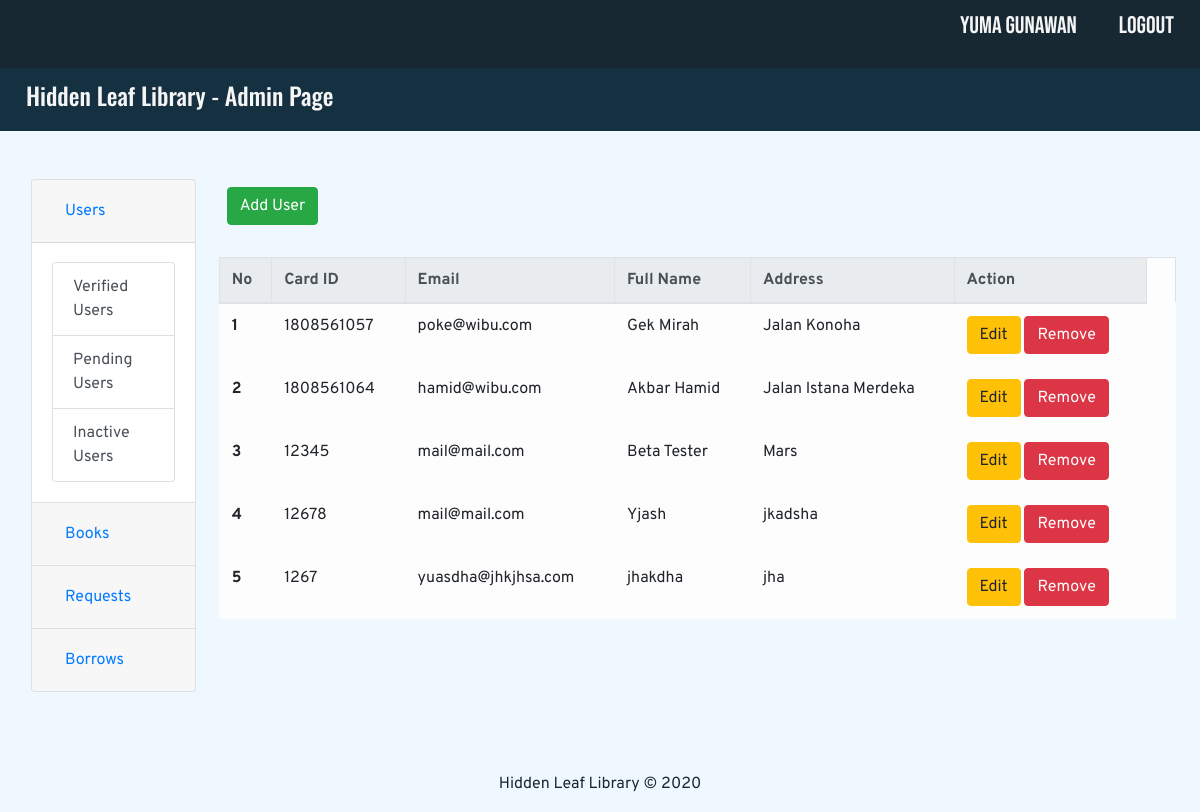
The page /userActive.php (signed in) on the database its author committed.
### tables this page shows
CREATE TABLE `user` (
  `id` int(5) NOT NULL,
  `card_id` varchar(11) NOT NULL,
  `password` varchar(255) NOT NULL,
  `email` varchar(30) NOT NULL,
  `fullname` varchar(30) NOT NULL,
  `address` varchar(50) NOT NULL,
  `level` int(5) NOT NULL,
  `status` int(5) NOT NULL
);

### userActive.php (the view, shortened to what this page needs)
<?php
  include "register.php";
?>
<!DOCTYPE html>
<html lang="en">
<head>
    <link rel="stylesheet" href="https://cdn.jsdelivr.net/npm/bootstrap@4.5.3/dist/css/bootstrap.min.css">
    <link rel="stylesheet" href="css/style.css">
</head>
<body>
    <?php
      include "navbar.php";
    ?>
    <div class="row mt-5 mx-3">
        <?php
            include "adminBar.php";
        ?>
        <div class="col-md mx-auto p-2">
            <button id="add" name="add" class="btn btn-md btn-success mx-2 mb-3" role="button" onclick="showInsert()">Add User</button>
            <?php
                $query = "SELECT * FROM user WHERE level = 2 AND status = 1";
                $res = mysqli_query($con, $query);
                $num = 1;
                if (mysqli_num_rows($res) >= 1) {
                    echo '
                    <div class="row-md mx-auto mb-3">
                    <div class="table-responsive-md">
                    <table class="table table-bordered table-light">
                    <thead class="thead-light">
                        <tr>
                            <th scope="col">No</th>
                            <th scope="col">Card ID</th>
                            <th scope="col">Email</th>
                            <th scope="col">Full Name</th>
                            <th scope="col">Address</th>
                            <th scope="col">Action</th>
                        </tr>
                    </thead>
                    <tbody>';
                    while($data = mysqli_fetch_row($res)){
                        echo '
                        <tr>
                            <th scope="row">' . $num++ . '</th>
                            <td>' . $data[1] . '</td>
                            <td>' . $data[3] . '</td>
                            <td>' . $data[4] . '</td>
                            <td>' . $data[5] . '</td>
                            <td>
                            <a class="btn btn-warning" name="edit" href="userEdit.php?id=' . $data[0] . '">Edit</a>
                            <a class="btn btn-danger" name="remove" href="userInactive.php?id=' . $data[0] . '">Remove</a>
                            <td>
                        </tr>';
                    }
                    echo '
                    </tbody>
                    </table>
                    </div>
                    </div>';
                }
                else{
                    echo '<h2 style="text-center"> No verified user yet. </h2>';
                }
            ?>
        </div>
    </div>
    <?php
      include "footer.php";
    ?>
</body>
</html>

### css/style.css (style rules this page uses)
body { background-color: aliceblue; font-family: "Overpass", sans-serif; scroll-behavior: smooth; }

### rows shown on the page
user: card "1808561057", email "poke@wibu.com", fullname "Gek Mirah", address "Jalan Konoha"
user: card "1808561064", email "hamid@wibu.com", fullname "Akbar Hamid", address "Jalan Istana Merdeka"
user: card "12345", email "mail@mail.com", fullname "Beta Tester", address "Mars"
user: card "12678", email "mail@mail.com", fullname "Yjash", address "jkadsha"
user: card "1267", email "yuasdha@jhkjhsa.com", fullname "jhakdha", address "jha"

### other values the page prints
$_SESSION["fname"] "Yuma Gunawan"
